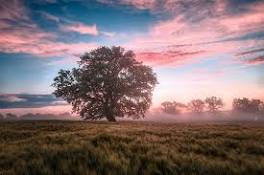
#> input picture images.jpg, 264 x 175 px
$ python tras.py
#> lines starting #> are read from the running program, lines starting #| are printed output that depends on the picture
import cv2
import numpy as np

img = cv2.imread('images.jpg',0)
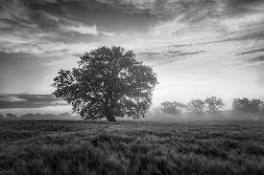
#> img: shape (175, 264); min 0, max 255, mean 117.1
rows,cols = img.shape
#> rows = 175; cols = 264

M = np.float32([[1,0,210],[0,1,20]])
dst = cv2.warpAffine(img,M,(cols,rows))
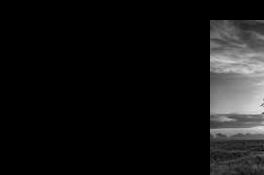
#> dst: shape (175, 264); min 0, max 236, mean 19.7

cv2.imshow('img',dst)
cv2.waitKey(0)
cv2.destroyAllWindows()
